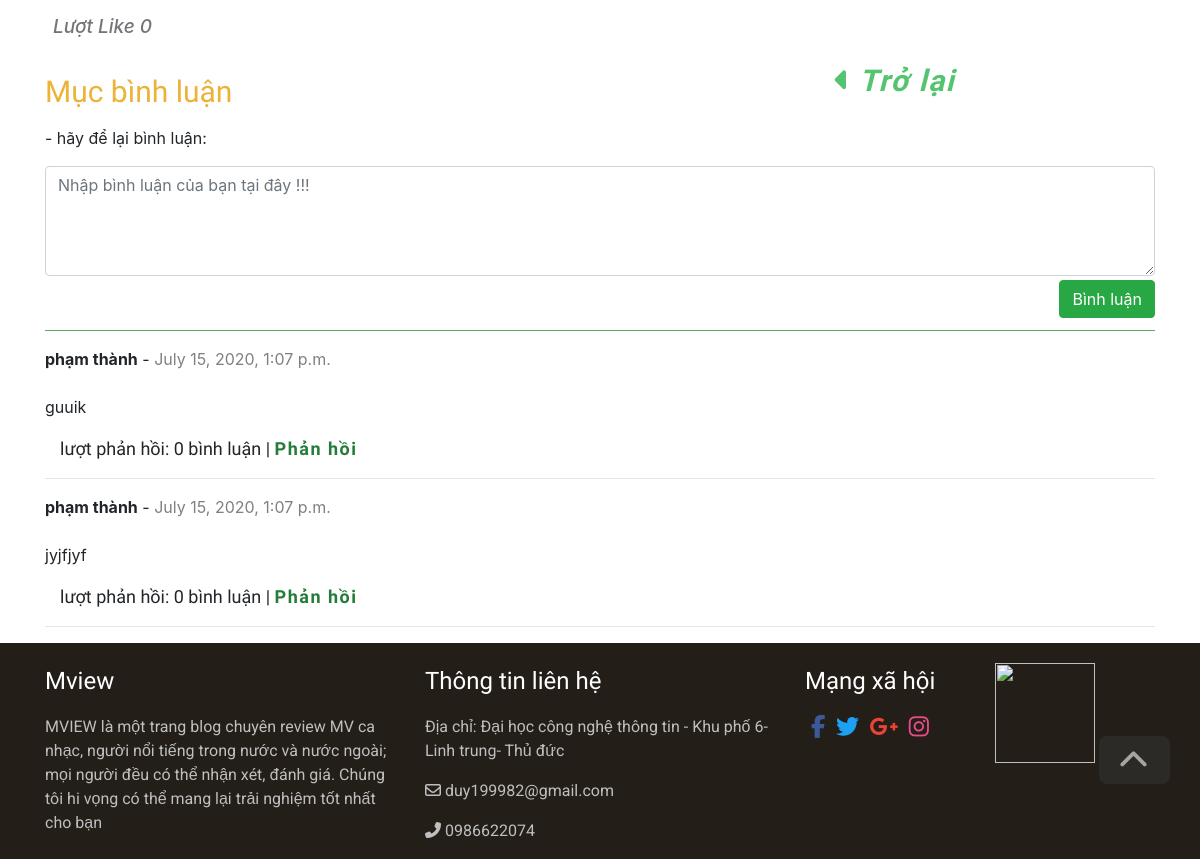
The page /detail/10 (lower part) on the database as committed earlier.
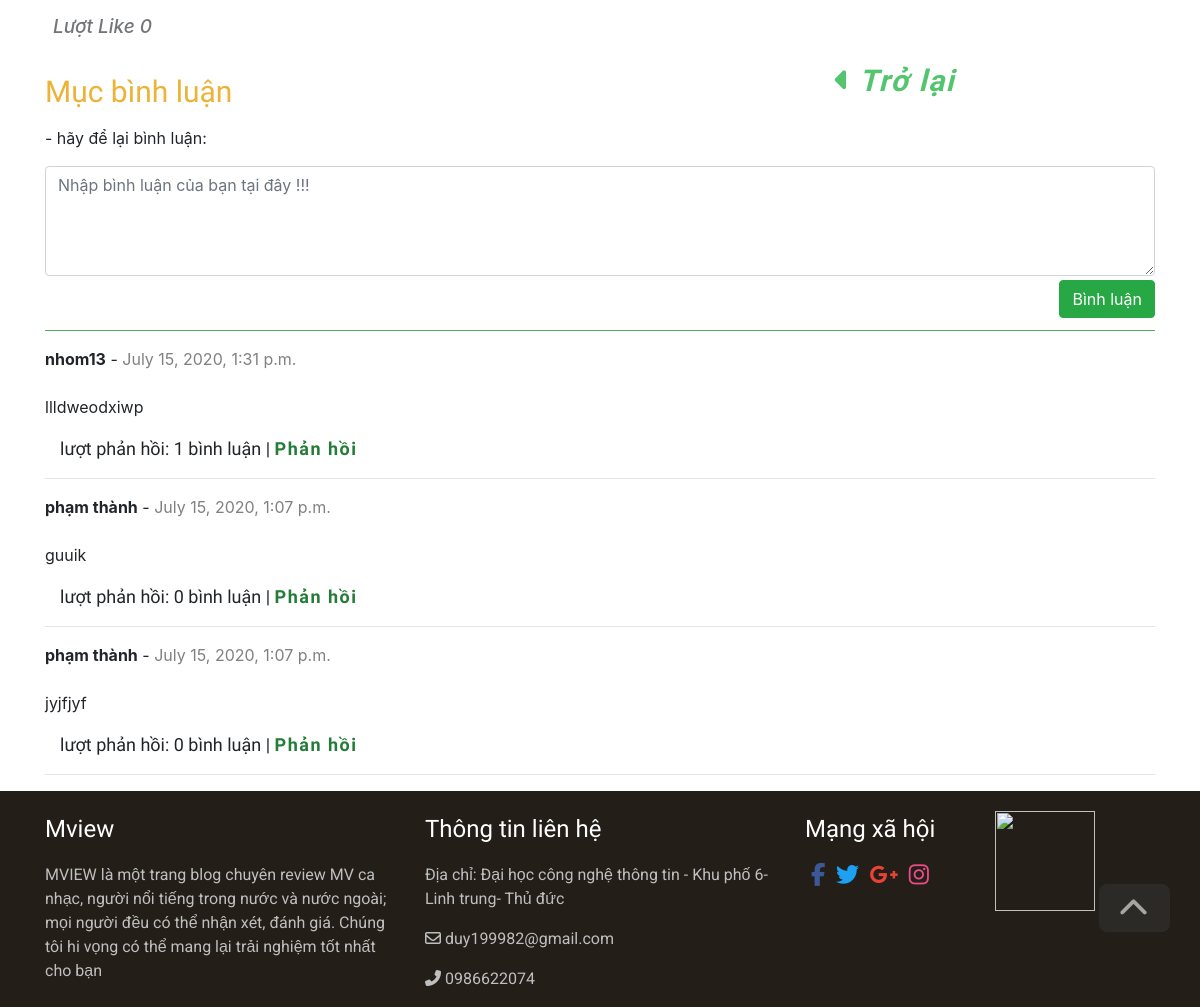
The same page on the database as committed later.
### product/models.py (models this page shows, shortened)
class PropertyTime(models.Model):
    time = models.ForeignKey(Product, on_delete=models.CASCADE)
    timeDetail = models.DateTimeField(default=timezone.datetime.now())

class Product(models.Model):
    NT = 'NOTTOP'
    T = 'TOP'
    TOP_CHOICES = [
        (NT, 'Not Top'),
        (T, 'TOP'),
    ]
    like = models.ManyToManyField(User, related_name='product')
    Name_MV = models.CharField(default='', max_length=255)  # tên MV
    content_intro = models.TextField(blank=True, null=True)  # nội dung tả sản phẩm ở trang chủ
    time = models.DateTimeField(default=timezone.datetime.now())
    product_img_intro = models.ImageField(upload_to='images/')  # hình ảnh giới thiệu ở trang chủ
    Check_Attribute_top= models.CharField(  # check trạng thái xem MV đó có ở trạng thái TOp hay không
        max_length=8,
        choices= TOP_CHOICES,
        default=NT,
    )
    def total_like(self):
        return self.like.count()

class CommentMV(models.Model):
        post = models.ForeignKey(Product, on_delete=models.CASCADE, related_name='comments')
        author = models.ForeignKey(settings.AUTH_USER_MODEL, on_delete=models.CASCADE)
        body = models.TextField(blank=True, null=True)
        date = models.DateTimeField(default=timezone.datetime.now())
        reply = models.ForeignKey('self', null=True, blank=True, on_delete=models.CASCADE, related_name='replies')
        class Meta:
            ordering = ('date',)

### polls/views.py (the view, shortened to what this page needs)
# urls.py: path('detail/<int:product_id>', detail.as_view(), name="detail"),  # url trang chi tiết
class detail(View):
    def get(self, request, product_id):
        listDetail_Product = Product.objects.get(pk=product_id)
        comments = CommentMV.objects.filter(post=listDetail_Product, reply=None).order_by('-id')
        formComentProduct = CommentProduct()
        total_like = listDetail_Product.total_like
        user = request.user
        like =0
        if user.is_authenticated:
            like = 0
            if user not in listDetail_Product.like.all():
                like = 1
            else:
                like = 0
        context = {'comments':comments,'list_detail_product': listDetail_Product, "list_data_search": list_data_search,'like':like, 'total_like':total_like,'formComentProduct': formComentProduct}
        return render(request, "polls/detail.html", context)

### product/forms.py (shortened to what this page needs)
class CommentProduct(forms.ModelForm):
    def __init__(self, *args, **kwargs):
        self.post = kwargs.pop('post', None)
        self.author = kwargs.pop('author', None)
        super().__init__(*args, **kwargs)
    body = forms.CharField(label="",widget=forms.Textarea(attrs={'class':'form-control','placeholder':'Nhập bình luận của bạn tại đây !!!','rows':'4','cols':'50'}))
    class Meta:
        model =CommentMV
        fields= ["body"]

### polls/templates/polls/detail.html (shortened to what this page needs)
{% extends 'polls/base.html' %}
{% block detail %}
{% load static %}
    <div class="container detail_content mt-3 mb-3">
       <div class="">
             <div class="time_up mt-3">
                   {% if list_detail_product %}
                        {% for item in list_detail_product.propertytime_set.all %}
                           <div class="HandleBtn_Like">
                                 <p class="ml-2 mt-1"> Lượt Like {{ total_like }}</p>
                           </div>
                        {% endfor %}
                  {% endif %}
                   <a style ="float:right;"id="back_btn"class="back_famous"href="{% url 'polls:index' %}"><i class="fas fa-caret-left"></i> Trở lại </a>
             </div>
       </div>
    </div>
<div class="container">
 <h4 class="mb-3 h4_comment">Mục bình luận</h4>
        {% if user.last_name %}
            <form  action="{% url 'polls:detail' list_detail_product.id  %}"  method="POST">
                <p><strong>{{user.last_name}} {{ user.first_name }}</strong> - <lable>hãy để lại bình luận:</lable></p>
                 {% csrf_token %}
                {{ formComentProduct.body}}
                <br>
                 <input style="float:right;margin-top:-20px;" class="btn btn-success" type="submit" value="Bình luận">
            </form>
        {% else %}
            <form  action="{% url 'polls:detail' list_detail_product.id  %}"  method="POST">
                <p><strong>{{user.username}}</strong> - <lable>hãy để lại bình luận:</lable></p>
                {{ formComentProduct.body}}
                <br>
                 <input style="float:right;margin-top:-20px;" class="btn btn-success" type="submit" value="Bình luận">
            </form>
        {% endif %}
        <hr style="background-color:#5dc269;  clear:both; margin-top:30px;" >
 {% for comment in comments %}
        {% if comment.author.last_name %}
              <p><strong>{{ comment.author.last_name}} {{ comment.author.first_name}}</strong> - <label style="color:gray;">{{ comment.date}}</label></p>
        {% else %}
                  <p><strong>{{ comment.author}}</strong> - <label style="color:gray;">{{ comment.date}}</label></p>
        {% endif %}
    <div class="row">
                 <div class="col">
                        <p>{{ comment.body}}</p>
                 </div>
                 <div class="col-3">
                 </div>
             </div>
            {% if comment.replies.count >= 0 %}
              <p class="luotphanhoi">lượt phản hồi: {{ comment.replies.count}} bình luận |  <a  style="color:#247c38; font-weight:600;"class="comment-reply-btn"href="#">Phản hồi</a> </p>
            {% endif %}
        <hr style="clear:both;" >
        {% empty %}
            <p>Chưa có bình luận nào :(</p>
        {% endfor %}
</div>
{% endblock %}

### polls/templates/polls/base.html (shortened to what this page needs)
{% load static %}
<!DOCTYPE html>
<html lang="en">
<head>
    <link rel="stylesheet" href="https://stackpath.bootstrapcdn.com/bootstrap/4.3.1/css/bootstrap.min.css"
>
    <link rel="stylesheet" href="{% static 'polls/style.css' %}">
    <link rel='stylesheet' href='https://cdn.rawgit.com/daneden/animate.css/v3.1.0/animate.min.css'>
    <link type="text/css" rel="stylesheet" href="{% static 'polls/JQueryLightSlider/css/lightslider.css' %}"/>
    <link href="https://code.jquery.com/ui/1.10.4/themes/ui-lightness/jquery-ui.css" rel="stylesheet">
</head>
<body>
{% block detail %}{% endblock %}
<div class="footer">
    <div class="container containerFooter">
        <div class="row ">
            <div class="col-4">
                <p class="footerTitle">Mview</p>
                <div class="infoAdmin">
                    <p>MVIEW là một trang blog chuyên review MV ca nhạc,
                        người nổi tiếng trong nước và nước ngoài; mọi người đều có thể nhận xét, đánh giá.
                        Chúng tôi hi vọng có thể mang lại trải nghiệm tốt nhất cho bạn</p>
                </div>
            </div>
            <div class="col-4">
                <p class="footerTitle">Thông tin liên hệ</p>
                <div class="infoAdmin">
                    <p> Địa chỉ: Đại học công nghệ thông tin - Khu phố 6- Linh trung- Thủ đức</p>
                    <p><i class="far fa-envelope"></i> duy199982@gmail.com</p>
                    <p><i class="fas fa-phone-alt"></i> 0986622074</p>
                </div>
            </div>
            <div class="col-2">
                <p class="footerTitle">Mạng xã hội</p>
                <div class="mangXaHoi">
                    <ul>
                        <li><i style="color:#3B5998;" class="fab fa-facebook-f"></i></li>
                        <li><i style="color:#1DA1F2;" class="fab fa-twitter"></i></li>
                        <li><i style="color:#EA4335;" class="fab fa-google-plus-g"></i></li>
                        <li><i style="color:#EA4C89;" class="fab fa-instagram"></i></li>
                    </ul>
                </div>
            </div>
            <div class="col-2">
                <img src="{% static 'polls/img/logo.png' %}" width="100px" height="100px" alt="">
            </div>
        </div>
    </div>
</div>
<a class="on_top" href="#top" style="display:block;"><i class="fas fa-chevron-up"></i></a>
</body>
</html>

### polls/static/polls/style.css (style rules this page uses)
* { margin: 0;padding: 0; }
body a { text-decoration:none !important; }
.number>a,#submit, a, .profile-logout p { font-family: 'Barriecito', cursive !important; font-family: 'Bungee Shade', cursive !important; font-family: 'Josefin Sans', sans-serif !important; font-family: 'MuseoModerno', cursive !important; font-family: 'Open Sans', sans-serif !important; font-family: 'Open Sans Condensed', sans-serif !important; font-family: 'Pangolin', cursive !important; letter-spacing:1.5px !important; }
.footer { background-color: #231e18; }
.containerFooter { padding-top:20px; }
.footerTitle { color: white; font-family: 'Barriecito', cursive !important; font-family: 'Bungee Shade', cursive !important; font-family: 'Josefin Sans', sans-serif !important; font-family: 'MuseoModerno', cursive !important; font-family: 'Open Sans', sans-serif !important; font-family: 'Open Sans Condensed', sans-serif !important; font-family: 'Pangolin', cursive !important; font-size:24px; }
.infoAdmin>p { color: #bfbfbf; font-size:16px; font-family: 'Muli', sans-serif; font-family: 'Roboto', sans-serif; }
.mangXaHoi ul { display: inline-block; }
.mangXaHoi ul li { list-style-type:none; display: inline-block; margin-left:6px; }
.mangXaHoi ul li i { font-size:23px; }
a.on_top { opacity:0.6; display: none; }
a.on_top i { font-size: 30px; }
a.on_top { border-radius: 8px; background-color: #333333; padding-top: 10px; padding-bottom: 38px; padding-left: 20px; padding-right: 20px; white-space: nowrap; color: #fff; position: fixed; bottom: 75px; right: 30px; height: 44px; }
.time_up { font-style: italic; color:#212529a1; font-size: 19px; font-weight: 550; }
.back_famous { margin-right: 200px; font-size: 30px; color: #12af36b8 }
.back_famous { margin-right: 200px; }
.footer { clear: both; }
a { text-decoration:none; }
.h4_comment { font-family: 'Bungee Shade', cursive !important; font-family: 'Josefin Sans', sans-serif !important; font-family: 'MuseoModerno', cursive !important; font-family: 'Open Sans', sans-serif !important; font-family: 'Open Sans Condensed', sans-serif !important; font-family: 'Pangolin', cursive !important; font-size:30px; color: #ecb338; }
.luotphanhoi { margin-left:15px; font-family: 'Bungee Shade', cursive !important; font-family: 'Josefin Sans', sans-serif !important; font-family: 'MuseoModerno', cursive !important; font-family: 'Open Sans', sans-serif !important; font-family: 'Open Sans Condensed', sans-serif !important; font-family: 'Pangolin', cursive !important; font-size:18px; }
.HandleBtn_Like { display:flex; }

Rows that differ between the two databases and show on the page:
added CommentMV: author "nhom13", date "July 15, 2020, 1:31 p.m.", body "llldweodxiwp", replies.count "1"
